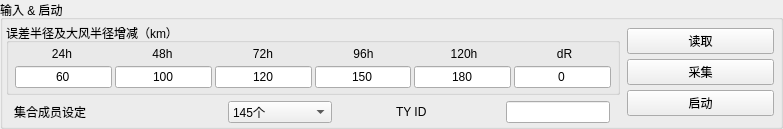
             <widget class="QGroupBox" name="groupBox">
              <property name="sizePolicy">
               <sizepolicy hsizetype="Preferred" vsizetype="Preferred">
                <horstretch>1</horstretch>
                <verstretch>0</verstretch>
               </sizepolicy>
              </property>
              <property name="styleSheet">
               <string notr="true">font: 11pt &quot;微软雅黑&quot;;</string>
              </property>
              <property name="title">
               <string>输入 &amp;&amp; 启动</string>
              </property>
              <layout class="QGridLayout" name="gridLayout">
               <property name="sizeConstraint">
                <enum>QLayout::SetMinimumSize</enum>
               </property>
               <property name="leftMargin">
                <number>3</number>
               </property>
               <property name="topMargin">
                <number>3</number>
               </property>
               <property name="rightMargin">
                <number>3</number>
               </property>
               <property name="bottomMargin">
                <number>3</number>
               </property>
               <property name="spacing">
                <number>3</number>
               </property>
               <item row="0" column="0">
                <layout class="QHBoxLayout" name="horizontalLayout_13" stretch="4,1">
                 <property name="spacing">
                  <number>4</number>
                 </property>
                 <property name="sizeConstraint">
                  <enum>QLayout::SetMinimumSize</enum>
                 </property>
                 <item>
                  <layout class="QVBoxLayout" name="verticalLayout_21">
                   <property name="spacing">
                    <number>6</number>
                   </property>
                   <property name="sizeConstraint">
                    <enum>QLayout::SetMinimumSize</enum>
                   </property>
                   <item>
                    <widget class="QGroupBox" name="groupBox_5">
                     <property name="styleSheet">
                      <string notr="true">font: 9pt &quot;微软雅黑&quot;;</string>
                     </property>
                     <property name="title">
                      <string>误差半径及大风半径增减（km）</string>
                     </property>
                     <layout class="QVBoxLayout" name="verticalLayout_20">
                      <property name="spacing">
                       <number>3</number>
                      </property>
                      <property name="leftMargin">
                       <number>3</number>
                      </property>
                      <property name="topMargin">
                       <number>3</number>
                      </property>
                      <property name="rightMargin">
                       <number>3</number>
                      </property>
                      <property name="bottomMargin">
                       <number>3</number>
                      </property>
                      <item>
                       <layout class="QVBoxLayout" name="verticalLayout_19">
                        <property name="spacing">
                         <number>3</number>
                        </property>
                        <property name="sizeConstraint">
                         <enum>QLayout::SetMinimumSize</enum>
                        </property>
                        <item>
                         <layout class="QHBoxLayout" name="horizontalLayout_11">
                          <property name="spacing">
                           <number>3</number>
                          </property>
                          <property name="leftMargin">
                           <number>1</number>
                          </property>
                          <property name="topMargin">
                           <number>1</number>
                          </property>
                          <property name="rightMargin">
                           <number>1</number>
                          </property>
                          <property name="bottomMargin">
                           <number>1</number>
                          </property>
                          <item>
                           <widget class="QLabel" name="label_16">
                            <property name="styleSheet">
                             <string notr="true">font: 10pt &quot;微软雅黑&quot;;</string>
                            </property>
                            <property name="text">
                             <string>24h</string>
                            </property>
                            <property name="alignment">
                             <set>Qt::AlignCenter</set>
                            </property>
                           </widget>
                          </item>
                          <item>
                           <widget class="QLabel" name="label_17">
                            <property name="styleSheet">
                             <string notr="true">font: 10pt &quot;微软雅黑&quot;;</string>
                            </property>
                            <property name="text">
                             <string>48h</string>
                            </property>
                            <property name="alignment">
                             <set>Qt::AlignCenter</set>
                            </property>
                           </widget>
                          </item>
                          <item>
                           <widget class="QLabel" name="label_18">
                            <property name="styleSheet">
                             <string notr="true">font: 10pt &quot;微软雅黑&quot;;</string>
                            </property>
                            <property name="text">
                             <string>72h</string>
                            </property>
                            <property name="alignment">
                             <set>Qt::AlignCenter</set>
                            </property>
                           </widget>
                          </item>
                          <item>
                           <widget class="QLabel" name="label_19">
                            <property name="styleSheet">
                             <string notr="true">font: 10pt &quot;微软雅黑&quot;;</string>
                            </property>
                            <property name="text">
                             <string>96h</string>
                            </property>
                            <property name="alignment">
                             <set>Qt::AlignCenter</set>
                            </property>
                           </widget>
                          </item>
                          <item>
                           <widget class="QLabel" name="label_20">
                            <property name="styleSheet">
                             <string notr="true">font: 10pt &quot;微软雅黑&quot;;</string>
                            </property>
                            <property name="text">
                             <string>120h</string>
                            </property>
                            <property name="alignment">
                             <set>Qt::AlignCenter</set>
                            </property>
                           </widget>
                          </item>
                          <item>
                           <widget class="QLabel" name="label_21">
                            <property name="styleSheet">
                             <string notr="true">font: 10pt &quot;微软雅黑&quot;;</string>
                            </property>
                            <property name="text">
                             <string>dR</string>
                            </property>
                            <property name="alignment">
                             <set>Qt::AlignCenter</set>
                            </property>
                           </widget>
                          </item>
                         </layout>
                        </item>
                        <item>
                         <layout class="QHBoxLayout" name="horizontalLayout_12">
                          <property name="spacing">
                           <number>3</number>
                          </property>
                          <property name="leftMargin">
                           <number>3</number>
                          </property>
                          <property name="topMargin">
                           <number>1</number>
                          </property>
                          <property name="rightMargin">
                           <number>3</number>
                          </property>
                          <property name="bottomMargin">
                           <number>1</number>
                          </property>
                          <item>
                           <widget class="QLineEdit" name="lineEdit_9">
                            <property name="layoutDirection">
                             <enum>Qt::LeftToRight</enum>
                            </property>
                            <property name="styleSheet">
                             <string notr="true">font: 10pt &quot;微软雅黑&quot;;</string>
                            </property>
                            <property name="text">
                             <string>60</string>
                            </property>
                            <property name="alignment">
                             <set>Qt::AlignCenter</set>
                            </property>
                           </widget>
                          </item>
                          <item>
                           <widget class="QLineEdit" name="lineEdit_10">
                            <property name="styleSheet">
                             <string notr="true">font: 10pt &quot;微软雅黑&quot;;</string>
                            </property>
                            <property name="text">
                             <string>100</string>
                            </property>
                            <property name="alignment">
                             <set>Qt::AlignCenter</set>
                            </property>
                           </widget>
                          </item>
                          <item>
                           <widget class="QLineEdit" name="lineEdit_11">
                            <property name="styleSheet">
                             <string notr="true">font: 10pt &quot;微软雅黑&quot;;</string>
                            </property>
                            <property name="text">
                             <string>120</string>
                            </property>
                            <property name="alignment">
                             <set>Qt::AlignCenter</set>
                            </property>
                           </widget>
                          </item>
                          <item>
                           <widget class="QLineEdit" name="lineEdit_12">
                            <property name="styleSheet">
                             <string notr="true">font: 10pt &quot;微软雅黑&quot;;</string>
                            </property>
                            <property name="text">
                             <string>150</string>
                            </property>
                            <property name="alignment">
                             <set>Qt::AlignCenter</set>
                            </property>
                           </widget>
                          </item>
                          <item>
                           <widget class="QLineEdit" name="lineEdit_13">
                            <property name="styleSheet">
                             <string notr="true">font: 10pt &quot;微软雅黑&quot;;</string>
                            </property>
                            <property name="text">
                             <string>180</string>
                            </property>
                            <property name="alignment">
                             <set>Qt::AlignCenter</set>
                            </property>
                           </widget>
                          </item>
                          <item>
                           <widget class="QLineEdit" name="lineEdit_14">
                            <property name="styleSheet">
                             <string notr="true">font: 10pt &quot;微软雅黑&quot;;</string>
                            </property>
                            <property name="text">
                             <string>0</string>
                            </property>
                            <property name="alignment">
                             <set>Qt::AlignCenter</set>
                            </property>
                           </widget>
                          </item>
                         </layout>
                        </item>
                       </layout>
                      </item>
                     </layout>
                    </widget>
                   </item>
                   <item>
                    <layout class="QHBoxLayout" name="horizontalLayout_10" stretch="4,2,1,2,2">
                     <property name="spacing">
                      <number>6</number>
                     </property>
                     <property name="sizeConstraint">
                      <enum>QLayout::SetMinimumSize</enum>
                     </property>
                     <property name="leftMargin">
                      <number>8</number>
                     </property>
                     <property name="rightMargin">
                      <number>10</number>
                     </property>
                     <item>
                      <widget class="QLabel" name="label_22">
                       <property name="sizePolicy">
                        <sizepolicy hsizetype="Preferred" vsizetype="Preferred">
                         <horstretch>3</horstretch>
                         <verstretch>0</verstretch>
                        </sizepolicy>
                       </property>
                       <property name="styleSheet">
                        <string notr="true">font: 10pt &quot;微软雅黑&quot;;</string>
                       </property>
                       <property name="text">
                        <string>集合成员设定</string>
                       </property>
                      </widget>
                     </item>
                     <item>
                      <widget class="QComboBox" name="comboBox">
                       <property name="sizePolicy">
                        <sizepolicy hsizetype="Preferred" vsizetype="Fixed">
                         <horstretch>2</horstretch>
                         <verstretch>1</verstretch>
                        </sizepolicy>
                       </property>
                       <item>
                        <property name="text">
                         <string>145个</string>
                        </property>
                       </item>
                       <item>
                        <property name="text">
                         <string>125个</string>
                        </property>
                       </item>
                       <item>
                        <property name="text">
                         <string>105个</string>
                        </property>
                       </item>
                       <item>
                        <property name="text">
                         <string>85个</string>
                        </property>
                       </item>
                       <item>
                        <property name="text">
                         <string>65个</string>
                        </property>
                       </item>
                       <item>
                        <property name="text">
                         <string>45个</string>
                        </property>
                       </item>
                       <item>
                        <property name="text">
                         <string>25个</string>
                        </property>
                       </item>
                      </widget>
                     </item>
                     <item>
                      <widget class="QLabel" name="label_31">
                       <property name="sizePolicy">
                        <sizepolicy hsizetype="Preferred" vsizetype="Preferred">
                         <horstretch>1</horstretch>
                         <verstretch>0</verstretch>
                        </sizepolicy>
                       </property>
                       <property name="text">
                        <string/>
                       </property>
                      </widget>
                     </item>
                     <item>
                      <widget class="QLabel" name="label_23">
                       <property name="sizePolicy">
                        <sizepolicy hsizetype="Preferred" vsizetype="Preferred">
                         <horstretch>1</horstretch>
                         <verstretch>0</verstretch>
                        </sizepolicy>
                       </property>
                       <property name="styleSheet">
                        <string notr="true">font: 10pt &quot;微软雅黑&quot;;</string>
                       </property>
                       <property name="text">
                        <string>TY ID</string>
                       </property>
                      </widget>
                     </item>
                     <item>
                      <widget class="QLineEdit" name="lineEdit_15">
                       <property name="sizePolicy">
                        <sizepolicy hsizetype="Expanding" vsizetype="Fixed">
                         <horstretch>2</horstretch>
                         <verstretch>0</verstretch>
                        </sizepolicy>
                       </property>
                       <property name="text">
                        <string/>
                       </property>
                       <property name="alignment">
                        <set>Qt::AlignCenter</set>
                       </property>
                      </widget>
                     </item>
                    </layout>
                   </item>
                  </layout>
                 </item>
                 <item>
                  <layout class="QVBoxLayout" name="verticalLayout_18">
                   <property name="spacing">
                    <number>0</number>
                   </property>
                   <property name="sizeConstraint">
                    <enum>QLayout::SetMinimumSize</enum>
                   </property>
                   <property name="leftMargin">
                    <number>3</number>
                   </property>
                   <property name="rightMargin">
                    <number>3</number>
                   </property>
                   <item>
                    <widget class="QPushButton" name="pushButton_4">
                     <property name="styleSheet">
                      <string notr="true">font: 75 10pt &quot;微软雅黑&quot;;</string>
                     </property>
                     <property name="text">
                      <string>读取</string>
                     </property>
                    </widget>
                   </item>
                   <item>
                    <widget class="QPushButton" name="pushButton_3">
                     <property name="styleSheet">
                      <string notr="true">font: 75 10pt &quot;微软雅黑&quot;;</string>
                     </property>
                     <property name="text">
                      <string>采集</string>
                     </property>
                    </widget>
                   </item>
                   <item>
                    <widget class="QPushButton" name="pushButton_2">
                     <property name="sizePolicy">
                      <sizepolicy hsizetype="Minimum" vsizetype="Fixed">
                       <horstretch>0</horstretch>
                       <verstretch>1</verstretch>
                      </sizepolicy>
                     </property>
                     <property name="styleSheet">
                      <string notr="true">font: 75 12pt &quot;微软雅黑&quot;;</string>
                     </property>
                     <property name="text">
                      <string>启动</string>
                     </property>
                    </widget>
                   </item>
                  </layout>
                 </item>
                </layout>
               </item>
              </layout>
             </widget>
